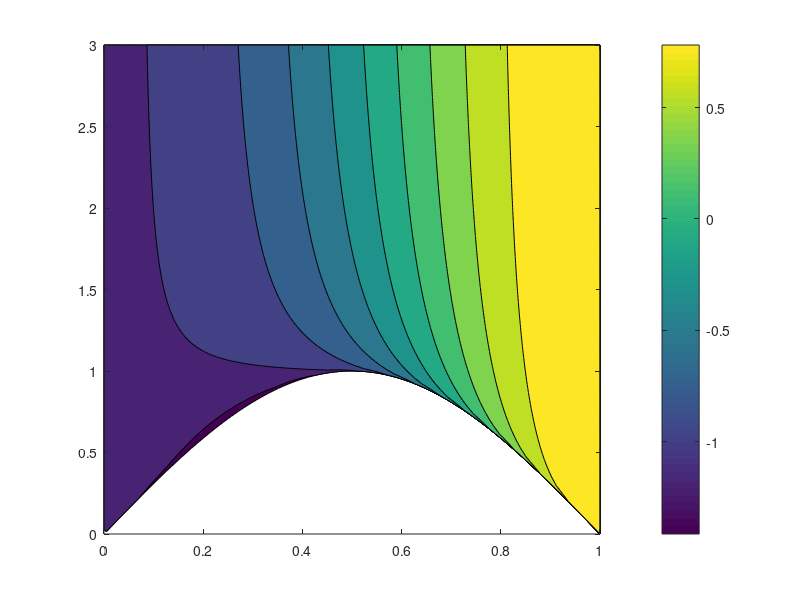

Write MATLAB code to recreate this figure. (Note: this script raises an error after producing the figure.)
%[AUTOGENERATED]
function fig = slam_plot()
% Function slam_plot
%
% :returns: Figure handle

theta = linspace(0,pi,200);
y_axis_span = linspace(0,1,120);
two_Tf_over_H_max = 3;
[THETA,Y_AXIS_SPAN] = meshgrid(theta,y_axis_span);

% this makes it so y_axis_span=0 corresponds to y=sin(theta) and
% y_axis_span=1 corresponds to y=two_Tf_over_H_max, to get a good sin shape
TWO_TF_OVER_H = sin(THETA) + Y_AXIS_SPAN .* (two_Tf_over_H_max - sin(THETA));

squared = sin(THETA)./(TWO_TF_OVER_H);
X_map = TWO_TF_OVER_H .* (sqrt(1 - squared.^2) - 1) - cos(THETA);
idx_imag = X_map~=real(X_map);
X_map(idx_imag) = NaN;%-2*TF_OVER_H(idx_imag);

fig = figure;
contourf(THETA/pi,TWO_TF_OVER_H,real(X_map),10)
cb=colorbar;
cb.Label.String = '$X^*$';
cb.Label.Interpreter = 'latex';
cb.Label.Rotation = 0;
cb.Label.FontSize = 24;
xlabel('$\theta/\pi$','Interpreter','latex')
ylabel('$\frac{T_f}{H/2}$','Interpreter','latex')
clim([-1 1])
%title()
my_text = '$X_{slam}=0 ~\textrm{if}~ \frac{T_f}{H/2} < \sin\theta$';
text(.19,.4,my_text,'Interpreter','latex','FontSize',24)
improvePlot
set(gcf,"Position",[100 100 750 600])
title('$X_{slam}=T_f+\frac{H}{2} X^*$','Interpreter','latex','FontSize',24)
colormap(bluewhitered)

end